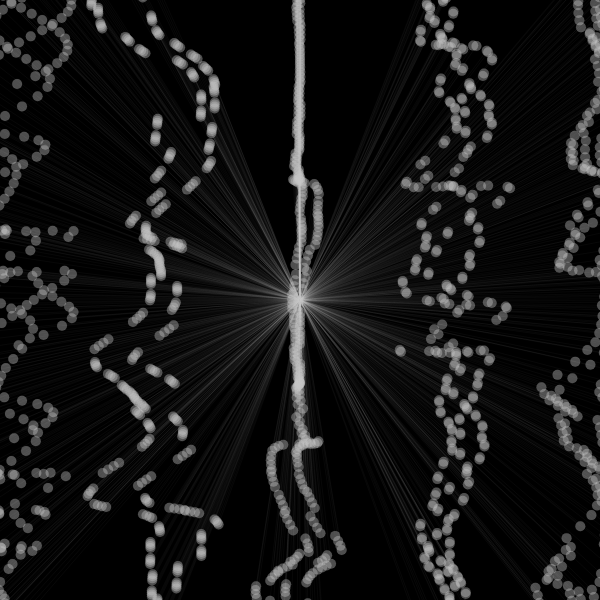
Frame 1 (no input)
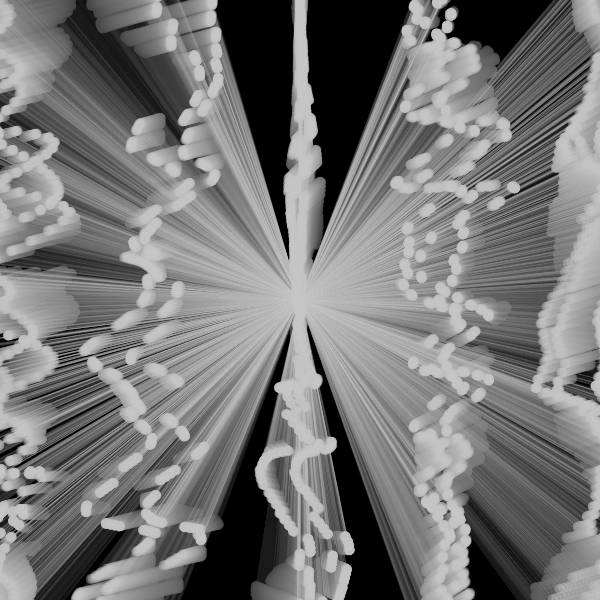
Frame 60 (no input)
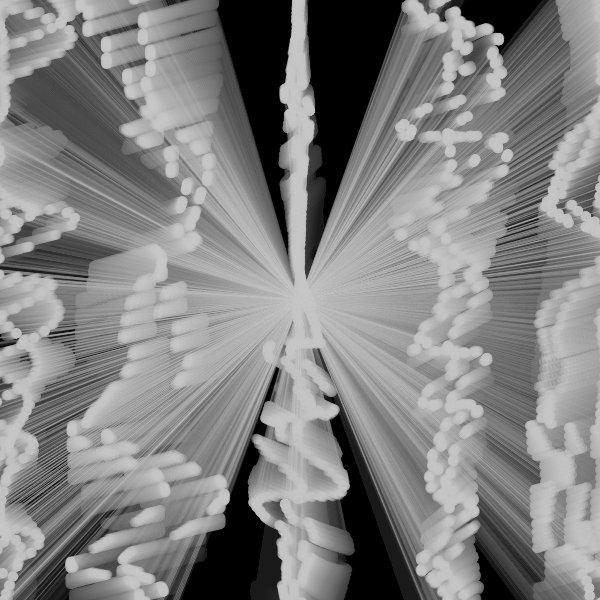
Frame 120 (the mouse pressed at the canvas centre since frame 60)

The p5.js sketch that drew these frames (run headless with seeded random() and noise() and a simulated clock; from frame 60 on, the mouse is pressed at the canvas centre):

// p5.js sketch
// ── sketch.js
//inspo from Fiona 

let moverSystems = [];
let num = 10;
let cells, cols, rows;
let offset, margin;
let cellW, cellH;
let bg;
let graphics;

function setup() {
  w = 600;
  var canvas;
    if(windowWidth>=600 && windowHeight >=600){
      canvas = createCanvas(600, 600);
    }
    else{
      canvas = createCanvas(windowWidth, windowHeight - 100);
    }

  var x = (windowWidth - width) / 2;
  var y = (windowHeight - height) / 2;

  canvas.position(x, y);
  background(0);
  noStroke();

}
var t = 0;

function draw(){
  background(0, 5)
  t+=1/600
  stroke(200, 10)
  strokeWeight(4)
  fill(200, 100)
  strokeWeight(1)
  for(var x=0;x<width+30;x+=150){
    for(var y=-40;y<height+40;y+=2){
      var a=noise(x,y/width,t)*100
    　var b=noise(x,y/width+t)*5
      line(x+cos(b)*(sin(a)-sin(x|y))*40,y+sin(a)*10,width/2, height/2)
      ellipse(x+cos(b)*(sin(a)-sin(x|y))*40,y+sin(a)*10, 10, 10);
     }
  }
}
